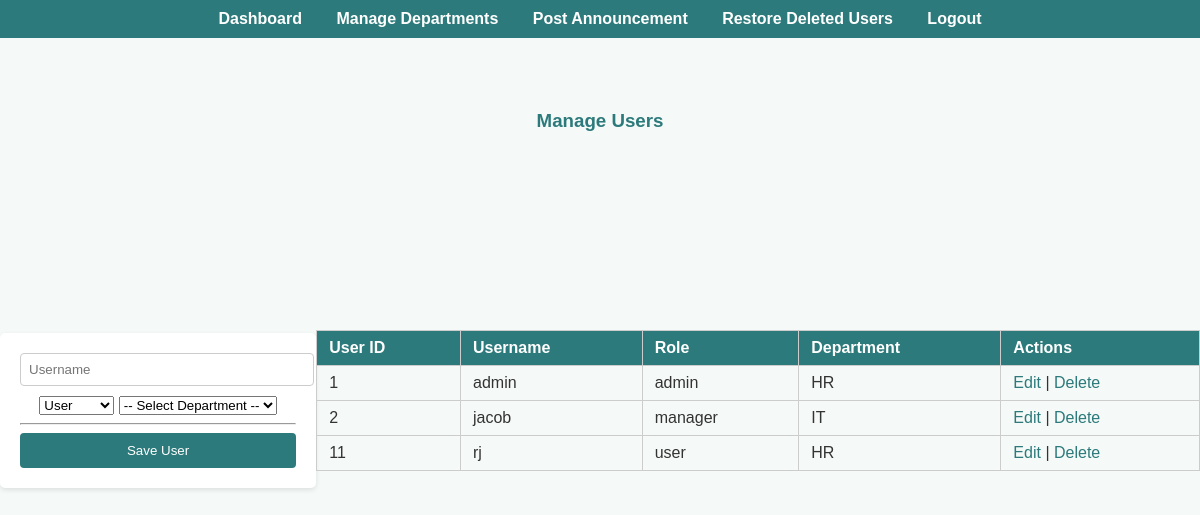
The page /database-1/admin/manage_users.php (signed in) on the database its author committed.
### tables this page shows
CREATE TABLE `users` (
  `user_id` int(11) NOT NULL,
  `username` varchar(50) NOT NULL,
  `password` varchar(255) NOT NULL,
  `role_id` int(11) NOT NULL,
  `department_id` int(11) DEFAULT NULL,
  `created_at` timestamp NOT NULL DEFAULT current_timestamp(),
  `is_deleted` tinyint(1) DEFAULT 0
);

CREATE TABLE `roles` (
  `role_id` int(11) NOT NULL,
  `role_name` varchar(50) NOT NULL
);

CREATE TABLE `departments` (
  `department_id` int(11) NOT NULL,
  `department_name` varchar(100) NOT NULL
);

### database-1/admin/manage_users.php (the view, shortened to what this page needs)
<?php
require_once '../includes/db.php';
$username = '';
$role_id = 3;
$stmt = $pdo->query("
    SELECT u.user_id, u.username, r.role_name, d.department_name
    FROM users u
    JOIN roles r ON u.role_id = r.role_id
    LEFT JOIN departments d ON u.department_id = d.department_id
    WHERE u.is_deleted = 0
    ORDER BY u.user_id ASC
");
$users = $stmt->fetchAll();
?>
<!DOCTYPE html>
<html>
<head>
    <link rel="stylesheet" href="../css/style.css">
</head>
<body>
<div class="navbar">
    <ul>
        <li><a href="dashboard.php">Dashboard</a></li>
        <li><a href="manage_departments.php">Manage Departments</a></li>
        <li><a href="post_announcement.php">Post Announcement</a></li>
        <li><a href="restore_deleted.php">Restore Deleted Users</a></li>
        <li><a href="../logout.php">Logout</a></li>
    </ul>
</div>
<h3>Manage Users</h3>
<form method="post" action="" style="text-align: center; margin-top: 20px;">
    <input type="text" name="username" placeholder="Username" required value="<?= htmlspecialchars($username ?? '') ?>">
    <select name="role_id">
        <option value="3" <?= (isset($role_id) && $role_id == 3) ? 'selected' : '' ?>>User </option>
    </select>
    <select name="department_id">
        <option value="0">-- Select Department --</option>
    </select>
    <hr>
    <button type="submit">Save User</button>
</form>
<br>
<table border="1" cellpadding="8" cellspacing="0">
    <thead>
        <tr>
            <th>User ID</th>
            <th>Username</th>
            <th>Role</th>
            <th>Department</th>
            <th>Actions</th>
        </tr>
    </thead>
    <tbody>
        <?php foreach($users as $user): ?>
        <tr>
            <td><?= $user['user_id'] ?></td>
            <td><?= htmlspecialchars($user['username']) ?></td>
            <td><?= htmlspecialchars($user['role_name']) ?></td>
            <td><?= htmlspecialchars($user['department_name']) ?></td>
            <td>
                <a href="?edit_id=<?= $user['user_id'] ?>">Edit</a> |
                <a href="?delete_id=<?= $user['user_id'] ?>" onclick="return confirm('Are you sure you want to delete this user?');">Delete</a>
            </td>
        </tr>
        <?php endforeach; ?>
    </tbody>
</table>
</body>
</html>

### database-1/css/style.css (style rules this page uses)
body { font-family: Arial, sans-serif; margin: 0; padding: 0; height: 100vh; display: flex; justify-content: center; align-items: center; background-color: #f5f9f7; color: #333; }
a { color: #2c7a7b; text-decoration: none; }
form { width: 300px; background: white; padding: 20px; border-radius: 5px; box-shadow: 0 2px 5px rgba(0, 0, 0, 0.1); }
input[type="text"], input[type="password"], textarea { padding: 8px; width: 100%; border: 1px solid #ccc; border-radius: 4px; margin-bottom: 10px; }
button { background-color: #2c7a7b; color: white; padding: 10px 15px; border: none; border-radius: 4px; cursor: pointer; width: 100%; }

### database-1/admin/manage_users.php (style rules this page uses)
body { font-family: Arial, sans-serif; margin: 0; padding: 0; background-color: #f5f9f7; }
.navbar { background-color: #2c7a7b; padding: 10px; position: fixed; width: 100%; top: 0; z-index: 1000; }
.navbar ul { list-style-type: none; padding: 0; margin: 0; text-align: center; }
.navbar li { display: inline; margin: 0 15px; }
.navbar a { color: white; text-decoration: none; font-weight: bold; }
h3 { position: fixed; width: 100%; top: 50px; z-index: 100; text-align: center; color: #2c7a7b; margin-top: 60px; }
table { margin: 20px auto; border-collapse: collapse; width: 80%; }
th, td { border: 1px solid #ccc; padding: 8px 12px; text-align: left; }
th { background-color: #2c7a7b; color: white; }

### rows shown on the page
users: user_id "1", username "admin", role.role_name "admin", department.department_name "HR"
users: user_id "2", username "jacob", role.role_name "manager", department.department_name "IT"
users: user_id "11", username "rj", role.role_name "user", department.department_name "HR"
